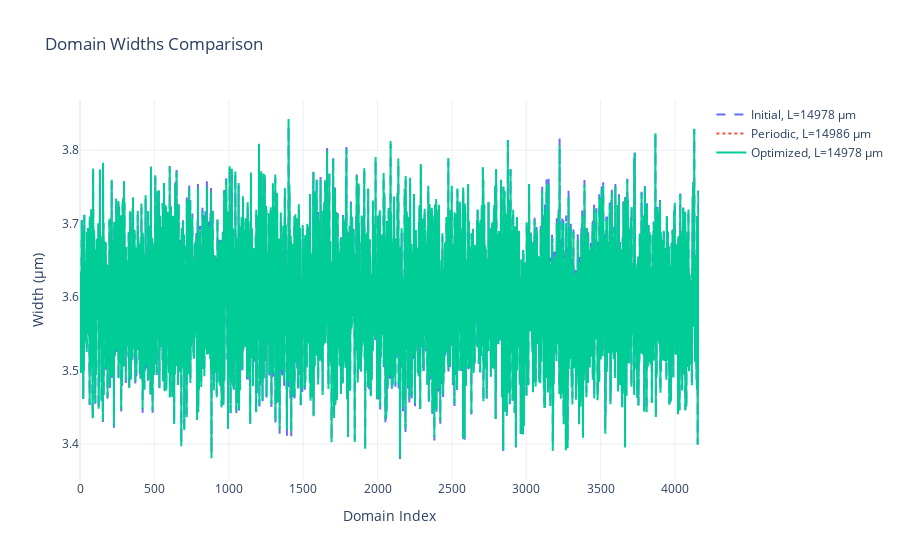
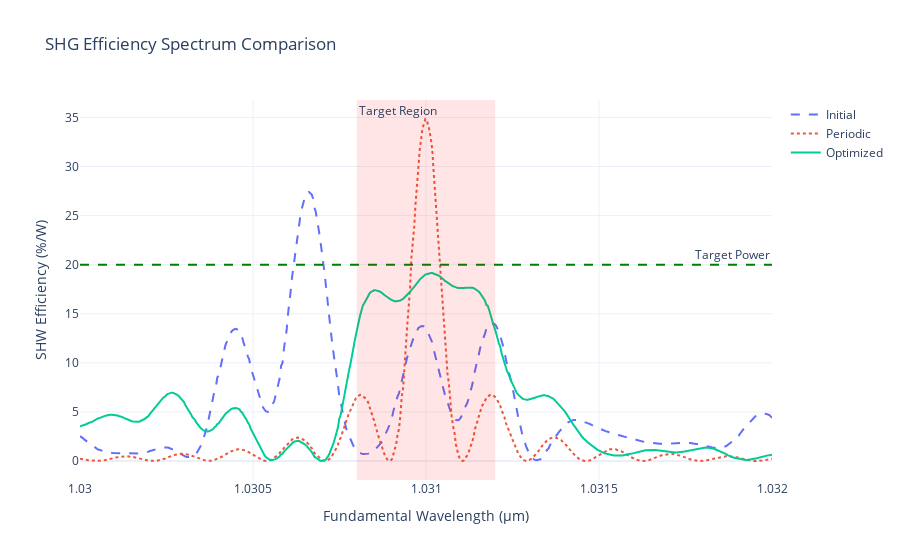
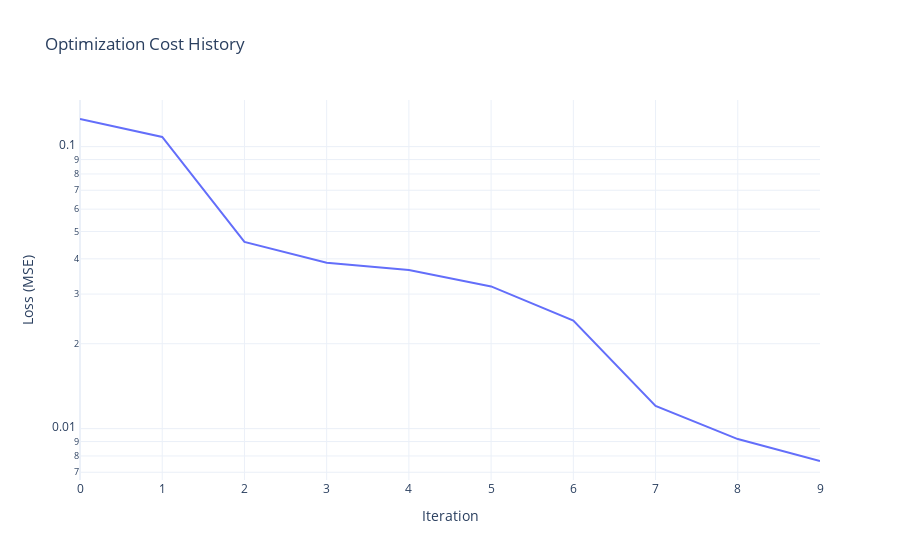

Notebook cell for these charts, in order:
### Code cell
# 3. Visualize optimization results
print("4. Visualizing optimization results...")
plot_domain_widths(initial_widths, optimized_widths, periodic_widths)
plot_shw_eff_spectrum(initial_widths, optimized_widths, periodic_widths, sim_params, config)
plot_cost_history(loss_history)

### Figure 1 — Plotly figure (JSON) as saved in the notebook; plotly's stock layout.template omitted (floating-point values rounded to 4 significant figures; data arrays with more than 128 entries replaced by an {"elided": "..."} marker saying what was removed)
{"data": [{"line": {"dash": "dash"}, "mode": "lines", "name": "Initial, L=14978 µm", "type": "scatter", "y": {"elided": "4162 float values"}}, {"line": {"dash": "dot"}, "mode": "lines", "name": "Periodic, L=14986 µm", "type": "scatter", "y": {"elided": "4162 float values"}}, {"mode": "lines", "name": "Optimized, L=14978 µm", "type": "scatter", "y": {"elided": "4162 float values"}}], "layout": {"title": {"text": "Domain Widths Comparison"}, "xaxis": {"title": {"text": "Domain Index"}}, "yaxis": {"title": {"text": "Width (μm)"}}}}

### Figure 2 — Plotly figure (JSON) as saved in the notebook; plotly's stock layout.template omitted (floating-point values rounded to 4 significant figures; data arrays with more than 128 entries replaced by an {"elided": "..."} marker saying what was removed)
{"data": [{"line": {"dash": "dash"}, "mode": "lines", "name": "Initial", "type": "scatter", "x": {"elided": "500 float values"}, "y": {"elided": "500 float values"}}, {"line": {"dash": "dot"}, "mode": "lines", "name": "Periodic", "type": "scatter", "x": {"elided": "500 float values"}, "y": {"elided": "500 float values"}}, {"mode": "lines", "name": "Optimized", "type": "scatter", "x": {"elided": "500 float values"}, "y": {"elided": "500 float values"}}], "layout": {"annotations": [{"showarrow": false, "text": "Target Power", "x": 1, "xanchor": "right", "xref": "x domain", "y": 20, "yanchor": "bottom", "yref": "y"}, {"showarrow": false, "text": "Target Region", "x": 1.031, "xanchor": "left", "xref": "x", "y": 1, "yanchor": "top", "yref": "y domain"}], "shapes": [{"line": {"color": "green", "dash": "dash", "width": 2}, "type": "line", "x0": 0, "x1": 1, "xref": "x domain", "y0": 20, "y1": 20, "yref": "y"}, {"fillcolor": "red", "line": {"width": 0}, "opacity": 0.1, "type": "rect", "x0": 1.031, "x1": 1.031, "xref": "x", "y0": 0, "y1": 1, "yref": "y domain"}], "title": {"text": "SHG Efficiency Spectrum Comparison"}, "xaxis": {"title": {"text": "Fundamental Wavelength (μm)"}}, "yaxis": {"title": {"text": "SHW Efficiency (%/W)"}}}}

### Figure 3 — Plotly figure (JSON) as saved in the notebook; plotly's stock layout.template omitted (floating-point values rounded to 4 significant figures)
{"data": [{"mode": "lines", "name": "Loss", "type": "scatter", "y": [0.1253, 0.1082, 0.04595, 0.03873, 0.03648, 0.03193, 0.02416, 0.01204, 0.009183, 0.007677]}], "layout": {"title": {"text": "Optimization Cost History"}, "xaxis": {"title": {"text": "Iteration"}}, "yaxis": {"title": {"text": "Loss (MSE)"}, "type": "log"}}}
